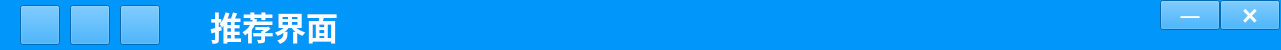
   <widget class="QWidget" name="widget_2" native="true">
    <property name="geometry">
     <rect>
      <x>0</x>
      <y>0</y>
      <width>1281</width>
      <height>50</height>
     </rect>
    </property>
    <property name="styleSheet">
     <string notr="true">background-color: rgb(0, 150, 250);</string>
    </property>
    <widget class="SubtitleLabel" name="WindowLabel">
     <property name="geometry">
      <rect>
       <x>210</x>
       <y>0</y>
       <width>131</width>
       <height>51</height>
      </rect>
     </property>
     <property name="font">
      <font>
       <family>Microsoft YaHei UI</family>
       <pointsize>24</pointsize>
       <weight>75</weight>
       <bold>true</bold>
      </font>
     </property>
     <property name="styleSheet">
      <string notr="true">color: rgb(255, 255, 255);</string>
     </property>
     <property name="text">
      <string>推荐界面</string>
     </property>
    </widget>
    <widget class="QPushButton" name="Shutdown">
     <property name="geometry">
      <rect>
       <x>1220</x>
       <y>0</y>
       <width>60</width>
       <height>30</height>
      </rect>
     </property>
     <property name="font">
      <font>
       <family>Microsoft YaHei UI</family>
       <pointsize>20</pointsize>
       <weight>75</weight>
       <bold>true</bold>
      </font>
     </property>
     <property name="styleSheet">
      <string notr="true">color: rgb(255, 255, 255);
background-color: rgba(255, 255, 255,0
);</string>
     </property>
     <property name="text">
      <string>×</string>
     </property>
    </widget>
    <widget class="QPushButton" name="Minshow">
     <property name="geometry">
      <rect>
       <x>1160</x>
       <y>0</y>
       <width>60</width>
       <height>30</height>
      </rect>
     </property>
     <property name="font">
      <font>
       <family>Microsoft YaHei UI</family>
       <pointsize>14</pointsize>
       <weight>75</weight>
       <bold>true</bold>
      </font>
     </property>
     <property name="styleSheet">
      <string notr="true">color: rgb(255, 255, 255);
background-color: rgba(255, 255, 255,0
);</string>
     </property>
     <property name="text">
      <string>—</string>
     </property>
    </widget>
    <widget class="ToolButton" name="Setting">
     <property name="geometry">
      <rect>
       <x>20</x>
       <y>5</y>
       <width>40</width>
       <height>40</height>
      </rect>
     </property>
    </widget>
    <widget class="ToolButton" name="SearchShow">
     <property name="geometry">
      <rect>
       <x>70</x>
       <y>5</y>
       <width>40</width>
       <height>40</height>
      </rect>
     </property>
    </widget>
    <widget class="ToolButton" name="DownloadPage">
     <property name="geometry">
      <rect>
       <x>120</x>
       <y>5</y>
       <width>40</width>
       <height>40</height>
      </rect>
     </property>
    </widget>
   </widget>
